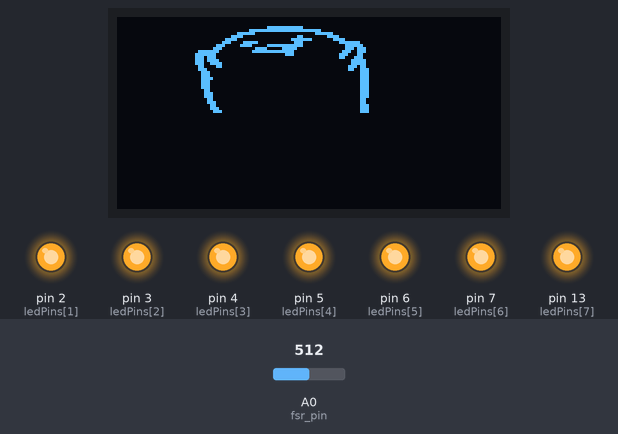
The sketch below on a simulated Arduino Uno, built with avr-gcc and run on an emulated ATmega328P. Shown: 128×64 one-colour display, output pins drawn as LEDs (lit = HIGH). Inputs (shaded band) come from the test bench; at power-on: A0 (fsr_pin) = 512. Pins used as bus, display or sensor lines are not drawn.

Above: at 1.2 s.
1.3 s: A0 (fsr_pin) set to 414
2.8 s: A0 (fsr_pin) set to 390
At 3.48 s:
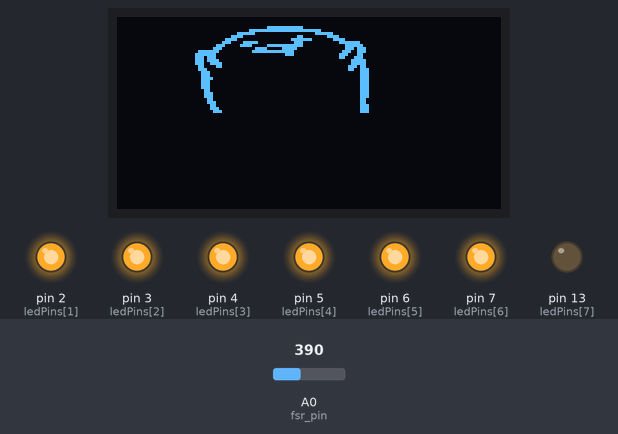
5.2 s: A0 (fsr_pin) set to 356
6.7 s: A0 (fsr_pin) set to 332
At 7.19 s:
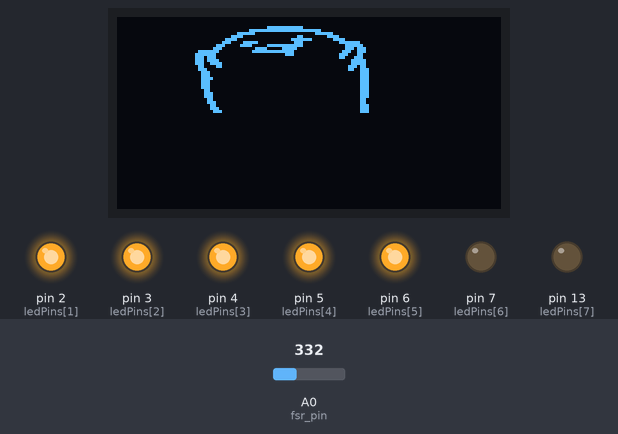
8.8 s: A0 (fsr_pin) set to 307
10.3 s: A0 (fsr_pin) set to 287
At 10.77 s:
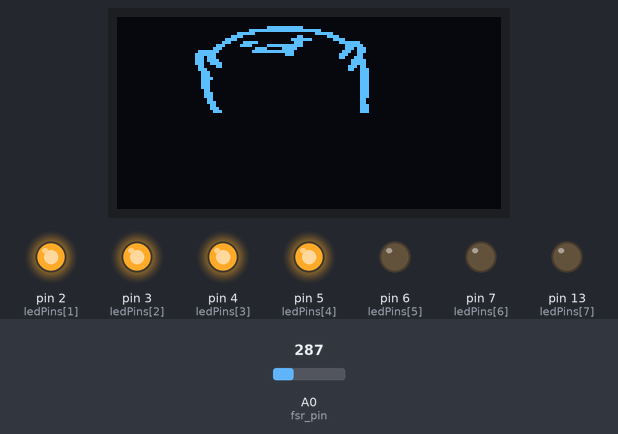
At 13.34 s:
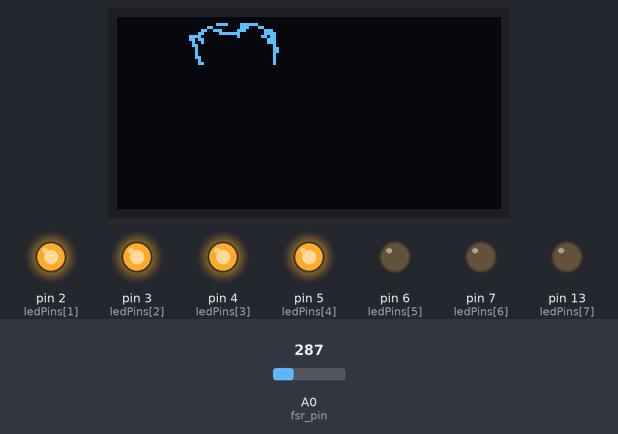
Timing chart, 0 to 13.4 s (numbered marks = the images above; inputs shaded):
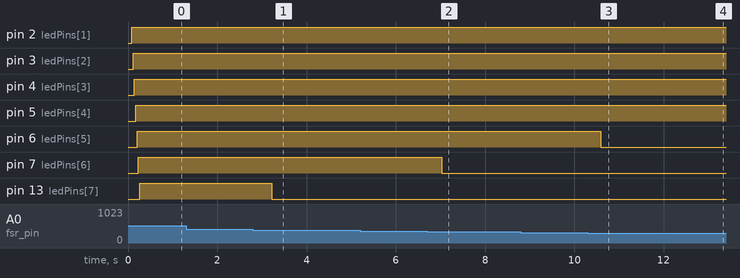

Measured:
- the behaviour switches between 400 and 399 on A0 (fsr_pin) (found by bisection; images 0 and 1)
- the behaviour switches between 350 and 349 on A0 (fsr_pin) (found by bisection; images 1 and 2)
- the behaviour switches between 300 and 299 on A0 (fsr_pin) (found by bisection; images 2 and 3)
- after the input at 1.3 s, every drawn part: stays the same
- after the input at 2.8 s, pin 13 (ledPins[7]): HIGH → LOW after 0.42 s; the display: first changes after 0.45 s (image 1 shows a later state)
- after the input at 6.7 s, pin 7 (ledPins[6]): HIGH → LOW after 0.33 s
- after the input at 10.3 s, pin 6 (ledPins[5]): HIGH → LOW after 0.29 s
- what the display in image 1 shows lasts 0.4 s, from 3.3 s to 3.7 s

The sketch:

EGG.ino
```cpp
#include<Wire.h>
#include<SPI.h>
#include<Adafruit_GFX.h>
#include<Adafruit_SSD1306.h>


#define OLED_MOSI 11
#define OLED_CLK 12
#define OLED_DC 9
#define OLED_CS 8
#define OLED_RESET 10
Adafruit_SSD1306 display(OLED_MOSI,OLED_CLK,OLED_DC,OLED_RESET,OLED_CS);

static const unsigned char PROGMEM Logo[] = {
  B00000000, B00000000, B00000000, B00000000, B00000000, B00000000, B00000000, B00000000,
  B00000000, B00000000, B00000000, B00000000, B00000000, B00000000, B00000000, B00000000,
  B00000000, B00000000, B00000000, B00000000, B00000000, B00000000, B00000000, B00000000,
  B00000000, B00000000, B00000000, B00011111, B11111110, B00000000, B00000000, B00000000,
  B00000000, B00000000, B00000111, B11111111, B11111111, B11111000, B00000000, B00000000,
  B00000000, B00000000, B01111110, B00000000, B00000000, B00011111, B10000000, B00000000,
  B00000000, B00000001, B11100000, B00000000, B00000110, B00000001, B11100000, B00000000,
  B00000000, B00000111, B10000000, B00000000, B00011111, B11000000, B01111000, B00000000,
  B00000000, B00001110, B00011111, B00000000, B00001110, B00000000, B00011111, B11000000,
  B00000000, B00111000, B00111100, B00011111, B11111110, B00000000, B00000111, B11100000,
  B00000000, B01110000, B00000001, B11100000, B11111000, B00000000, B00000111, B01110000,
  B00001111, B11100000, B00000011, B11111111, B11110000, B00000000, B00001110, B01110000,
  B00011111, B11000000, B00000000, B00000000, B01110000, B00000000, B00011100, B01100000,
  B00011101, B11000000, B00000000, B00000000, B00000000, B00000000, B00011000, B11100000,
  B00011101, B11100000, B00000000, B00000000, B00000000, B00000000, B00000001, B11110000,
  B00011100, B11110000, B00000000, B00000000, B00000000, B00000000, B00000001, B11110000,
  B00001100, B00110000, B00000000, B00000000, B00000000, B00000000, B00000011, B10110000,
  B00001110, B00000000, B00000000, B00000000, B00000000, B00000000, B00000011, B00111000,
  B00000111, B00000000, B00000000, B00000000, B00000000, B00000000, B00000000, B00111000,
  B00000111, B00000000, B00000000, B00000000, B00000000, B00000000, B00000000, B00111000,
  B00000111, B10000000, B00000000, B00000000, B00000000, B00000000, B00000000, B00111000,
  B00000111, B00000000, B00000000, B00000000, B00000000, B00000000, B00000000, B00111000,
  B00000111, B00000000, B00000000, B00000000, B00000000, B00000000, B00000000, B00111000,
  B00000111, B00000000, B00000000, B00000000, B00000000, B00000000, B00000000, B00111000,
  B00000011, B00000000, B00000000, B00000000, B00000000, B00000000, B00000000, B00111000,
  B00000011, B10000000, B00000000, B00000000, B00000000, B00000000, B00000000, B00111000,
  B00000011, B10000000, B00000000, B00000000, B00000000, B00000000, B00000000, B00111000,
  B00000001, B10000000, B00000000, B00000000, B00000000, B00000000, B00000000, B00110000,
  B00000001, B11000000, B00000000, B00000000, B00000000, B00000000, B00000000, B00110000,
  B00000000, B11000000, B00000000, B00000000, B00000000, B00000000, B00000000, B00111000,
  B00000000, B11100000, B00000000, B00000000, B00000000, B00000000, B00000000, B00111000,
  B00000000, B01110000, B00000000, B00000000, B00000000, B00000000, B00000000, B00111000,

};
static const unsigned char PROGMEM LOGO1[] = {
  B00000000, B00000000, B00000000, B00000000,
  B00000000, B00000000, B00000000, B00000000,
  B00000000, B00111100, B00111111, B00000000,
  B00000001, B10000000, B00111000, B11000000,
  B00000110, B01110000, B01110000, B00111000,
  B00001100, B00011111, B11000000, B00111100,
  B01111000, B00000000, B01000000, B01101100,
  B01101100, B00000000, B00000000, B00011100,
  B00100100, B00000000, B00000000, B00011100,
  B00110000, B00000000, B00000000, B00000100,
  B00010000, B00000000, B00000000, B00000110,
  B00010000, B00000000, B00000000, B00000110,
  B00010000, B00000000, B00000000, B00000100,
  B00011000, B00000000, B00000000, B00000100,
  B00001000, B00000000, B00000000, B00000100,
  B00001100, B00000000, B00000000, B00000100,

};


const int ledCount = 8;    // the number of LEDs in the bar graph
int ledPins[] = {1, 2, 3, 4, 5, 6, 7,13};
#define fsr_pin A0


void setup() {
  // put your setup code here, to run once:
  Serial.begin(9600);
  display.begin(SSD1306_SWITCHCAPVCC);
  display.clearDisplay();
  display.drawBitmap(23,0,Logo,64,32,WHITE);
  display.display();
  Serial.begin(115200);
for (int thisLed = 0; thisLed < ledCount; thisLed++) {
pinMode(ledPins[thisLed], OUTPUT);
    }
}

void loop()
{
  int fsr_value = analogRead(fsr_pin); // 讀取FSR
  int led_value = map(fsr_value, 0, 500, 0, 10); // 從0~1023映射到0~10

for (int thisLed = 0; thisLed < ledCount; thisLed++) {
  if (thisLed < led_value) {
   digitalWrite(ledPins[thisLed], HIGH);
  display.clearDisplay();
  display.drawBitmap(23,0,Logo,64,32,WHITE);
  display.display();

    }
 else {
      digitalWrite(ledPins[thisLed], LOW);
       display.clearDisplay();
  display.drawBitmap(23,0,LOGO1,32,16,WHITE);
  display.display();
    }
  }


}
```
